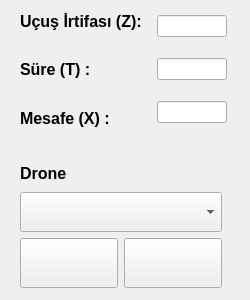
            <widget class="QWidget" name="widget" native="true">
             <property name="minimumSize">
              <size>
               <width>250</width>
               <height>300</height>
              </size>
             </property>
             <property name="styleSheet">
              <string notr="true">/* Sadece “myContainer” adlı widget’ı transparan yap */
QWidget#widget {
    background-color: transparent;
}

/* Aynı kapsayıcının içindeki alt elemanları beyaz arka planla geri getir */
QWidget#widget QLineEdit,
QWidget#widget QComboBox,
QWidget#widget QPushButton {
    background-color: white;
}</string>
             </property>
             <widget class="QWidget" name="layoutWidget">
              <property name="geometry">
               <rect>
                <x>20</x>
                <y>0</y>
                <width>207</width>
                <height>139</height>
               </rect>
              </property>
              <layout class="QHBoxLayout" name="horizontalLayout_6">
               <item>
                <layout class="QVBoxLayout" name="verticalLayout_15">
                 <item>
                  <widget class="QLabel" name="label_183">
                   <property name="font">
                    <font>
                     <pointsize>12</pointsize>
                     <bold>true</bold>
                    </font>
                   </property>
                   <property name="text">
                    <string>Uçuş İrtifası (Z):</string>
                   </property>
                  </widget>
                 </item>
                 <item>
                  <widget class="QLabel" name="label_184">
                   <property name="font">
                    <font>
                     <pointsize>12</pointsize>
                     <bold>true</bold>
                    </font>
                   </property>
                   <property name="text">
                    <string>Süre (T) :</string>
                   </property>
                  </widget>
                 </item>
                 <item>
                  <widget class="QLabel" name="label_185">
                   <property name="font">
                    <font>
                     <pointsize>12</pointsize>
                     <bold>true</bold>
                    </font>
                   </property>
                   <property name="text">
                    <string>Mesafe (X) :</string>
                   </property>
                  </widget>
                 </item>
                </layout>
               </item>
               <item>
                <layout class="QVBoxLayout" name="verticalLayout_16">
                 <item>
                  <widget class="QLineEdit" name="G3_ucusirtifasi">
                   <property name="maximumSize">
                    <size>
                     <width>70</width>
                     <height>16777215</height>
                    </size>
                   </property>
                   <property name="font">
                    <font>
                     <pointsize>-1</pointsize>
                    </font>
                   </property>
                  </widget>
                 </item>
                 <item>
                  <widget class="QLineEdit" name="G3_sure">
                   <property name="maximumSize">
                    <size>
                     <width>70</width>
                     <height>16777215</height>
                    </size>
                   </property>
                   <property name="font">
                    <font>
                     <pointsize>-1</pointsize>
                    </font>
                   </property>
                  </widget>
                 </item>
                 <item>
                  <widget class="QLineEdit" name="G3_mesafe">
                   <property name="maximumSize">
                    <size>
                     <width>70</width>
                     <height>16777215</height>
                    </size>
                   </property>
                   <property name="font">
                    <font>
                     <pointsize>-1</pointsize>
                    </font>
                   </property>
                  </widget>
                 </item>
                </layout>
               </item>
              </layout>
             </widget>
             <widget class="QWidget" name="layoutWidget">
              <property name="geometry">
               <rect>
                <x>20</x>
                <y>160</y>
                <width>202</width>
                <height>128</height>
               </rect>
              </property>
              <layout class="QGridLayout" name="gridLayout_12">
               <item row="0" column="0">
                <widget class="QLabel" name="label_207">
                 <property name="font">
                  <font>
                   <pointsize>12</pointsize>
                   <bold>true</bold>
                  </font>
                 </property>
                 <property name="text">
                  <string>Drone</string>
                 </property>
                </widget>
               </item>
               <item row="1" column="0" colspan="2">
                <widget class="QComboBox" name="Port_comboBox">
                 <property name="minimumSize">
                  <size>
                   <width>0</width>
                   <height>40</height>
                  </size>
                 </property>
                 <property name="font">
                  <font>
                   <pointsize>-1</pointsize>
                   <bold>true</bold>
                  </font>
                 </property>
                </widget>
               </item>
               <item row="2" column="0">
                <widget class="QPushButton" name="AjanCikar">
                 <property name="minimumSize">
                  <size>
                   <width>40</width>
                   <height>50</height>
                  </size>
                 </property>
                 <property name="font">
                  <font>
                   <pointsize>-1</pointsize>
                   <fontweight>Medium</fontweight>
                  </font>
                 </property>
                 <property name="text">
                  <string/>
                 </property>
                 <property name="icon">
                  <iconset resource="resource.qrc">
                   <normaloff>:/icon/icon/drone-cikar.svg</normaloff>:/icon/icon/drone-cikar.svg</iconset>
                 </property>
                 <property name="iconSize">
                  <size>
                   <width>32</width>
                   <height>32</height>
                  </size>
                 </property>
                </widget>
               </item>
               <item row="2" column="1">
                <widget class="QPushButton" name="AjanEkle">
                 <property name="minimumSize">
                  <size>
                   <width>40</width>
                   <height>50</height>
                  </size>
                 </property>
                 <property name="font">
                  <font>
                   <pointsize>-1</pointsize>
                   <fontweight>Medium</fontweight>
                  </font>
                 </property>
                 <property name="text">
                  <string/>
                 </property>
                 <property name="icon">
                  <iconset resource="resource.qrc">
                   <normaloff>:/icon/icon/drone-ekle.svg.jpg</normaloff>:/icon/icon/drone-ekle.svg.jpg</iconset>
                 </property>
                 <property name="iconSize">
                  <size>
                   <width>32</width>
                   <height>32</height>
                  </size>
                 </property>
                </widget>
               </item>
              </layout>
             </widget>
            </widget>
